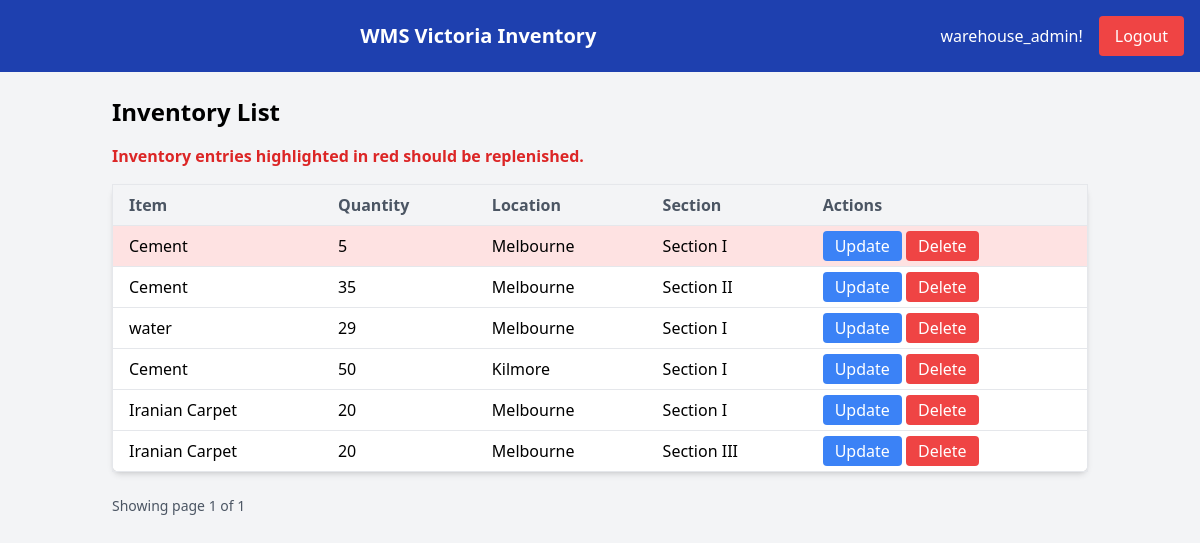
The page /inventory/ (signed in) on the database as committed earlier.
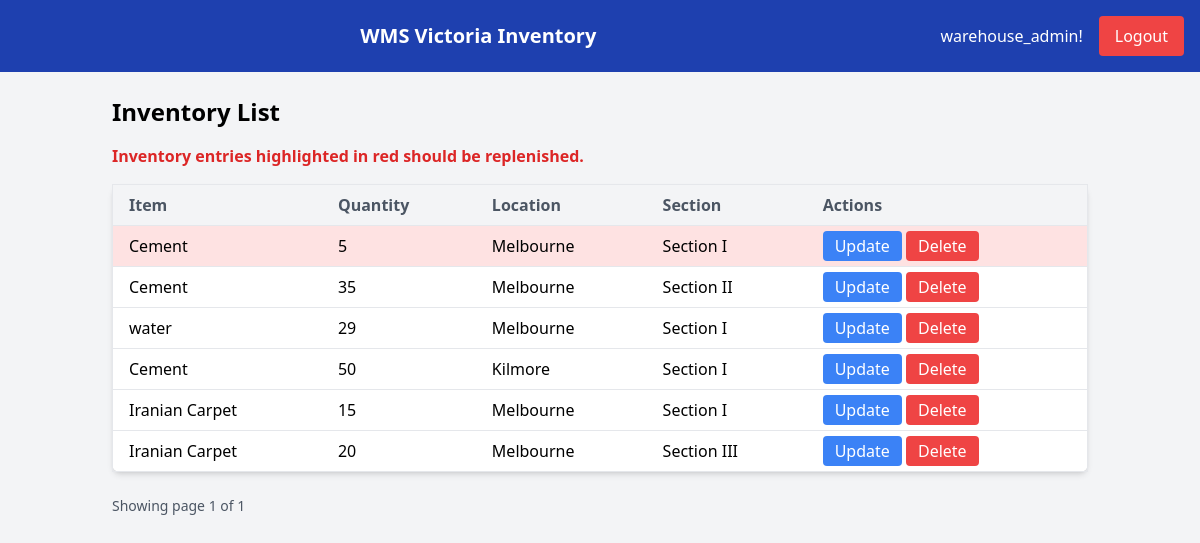
The same page on the database as committed later.
### inventory/models.py (models this page shows, shortened)
class Inventory(models.Model):
    LOCATION_CHOICES = [
        ('Melbourne', 'Melbourne'),
        ('Kilmore', 'Kilmore'),
        ('Stawell', 'Stawell'),
        ('Shepparton', 'Shepparton'),
        ('Hamilton', 'Hamilton'),
    ]
    SECTION_CHOICES = [
        ('Section I', 'Section I'),
        ('Section II', 'Section II'),
        ('Section III', 'Section III'),
        ('Section IV', 'Section IV'),
        ('Section V', 'Section V'),
    ]
    item = models.ForeignKey(Item, on_delete=models.CASCADE)
    quantity = models.PositiveIntegerField()
    location = models.CharField(max_length=20, choices=LOCATION_CHOICES)
    section = models.CharField(max_length=20, choices=SECTION_CHOICES, default='Section I')
    replenishment_threshold = models.PositiveIntegerField(default=10)

class Item(models.Model):
    name = models.CharField(max_length=100)
    sku = models.CharField(max_length=100, unique=True)
    description = models.TextField(default="No description provided")

### inventory/views.py (the view)
# urls.py: path('', views.inventory_list, name='inventory_list'),  # Ensure this matches the intended URL
@login_required
def inventory_list(request):
    inventory_items = Inventory.objects.all()
    paginator = Paginator(inventory_items, 25)  # Show 25 inventory items per page
    page_number = request.GET.get('page')  # Get the page number from the query string
    page_obj = paginator.get_page(page_number)
    is_manager = request.user.groups.filter(name='warehouse_managers').exists()
    is_staff = request.user.groups.filter(name='warehouse_staff').exists()
    context = {
        'page_obj': page_obj,
        'is_manager': is_manager,
        'is_staff': is_staff,
    }
    return render(request, 'inventory/inventory_list.html', context)

### templates/inventory/inventory_list.html (shortened to what this page needs)
<!DOCTYPE html>
<html lang="en">
<head>
    {% load static tailwind_tags %}
    <link href="https://cdn.jsdelivr.net/npm/tailwindcss@2.2.19/dist/tailwind.min.css" rel="stylesheet">
    {% tailwind_css %}
</head>
<body class="bg-gray-100 font-sans">
    <div id="header" class="bg-blue-800 text-white p-4 flex items-center justify-between">
        <h1 class="text-xl font-semibold text-center flex-grow">WMS Victoria Inventory</h1>
        <div id="user-info" class="flex items-center space-x-4">
            <span>{{ user.username }}!</span>
            <a href="{% url 'logout' %}" class="bg-red-500 hover:bg-red-600 text-white py-2 px-4 rounded">Logout</a>
        </div>
    </div>
    <div class="container mx-auto p-6">
        <h2 class="text-2xl font-semibold mb-4">Inventory List</h2>
        <p class="mb-4 text-red-600 font-semibold">Inventory entries highlighted in red should be replenished.</p>
        <table class="min-w-full bg-white border border-gray-200 rounded-lg shadow-md">
            <thead>
                <tr class="bg-gray-100 border-b">
                    <th class="py-2 px-4 text-left text-gray-600">Item</th>
                    <th class="py-2 px-4 text-left text-gray-600">Quantity</th>
                    <th class="py-2 px-4 text-left text-gray-600">Location</th>
                    <th class="py-2 px-4 text-left text-gray-600">Section</th>
                    <th class="py-2 px-4 text-left text-gray-600">Actions</th>
                </tr>
            </thead>
            <tbody>
                {% for inventory in page_obj %}
                <tr class="border-b {% if inventory.quantity < 10 %}bg-red-100{% endif %}">
                    <td class="py-2 px-4">{{ inventory.item.name }}</td>
                    <td class="py-2 px-4">{{ inventory.quantity }}</td>
                    <td class="py-2 px-4">{{ inventory.location }}</td>
                    <td class="py-2 px-4">{{ inventory.section }}</td>
                    <td class="py-2 px-4">
                        <a href="{% url 'inventory_update' inventory.pk %}" class="bg-blue-500 hover:bg-blue-600 text-white py-1 px-3 rounded">Update</a>
                        <a href="{% url 'inventory_delete' inventory.pk %}" class="bg-red-500 hover:bg-red-600 text-white py-1 px-3 rounded">Delete</a>
                    </td>
                </tr>
                {% endfor %}
            </tbody>
        </table>
        <div class="mt-6 flex justify-between items-center">
            <div class="text-sm text-gray-600">
                Showing page {{ page_obj.number }} of {{ page_obj.paginator.num_pages }}
            </div>
        </div>
    </div>
</body>
</html>

Rows that differ between the two databases and show on the page:
changed Inventory (number 5 of 6 on the later page): quantity "20" → "15"
